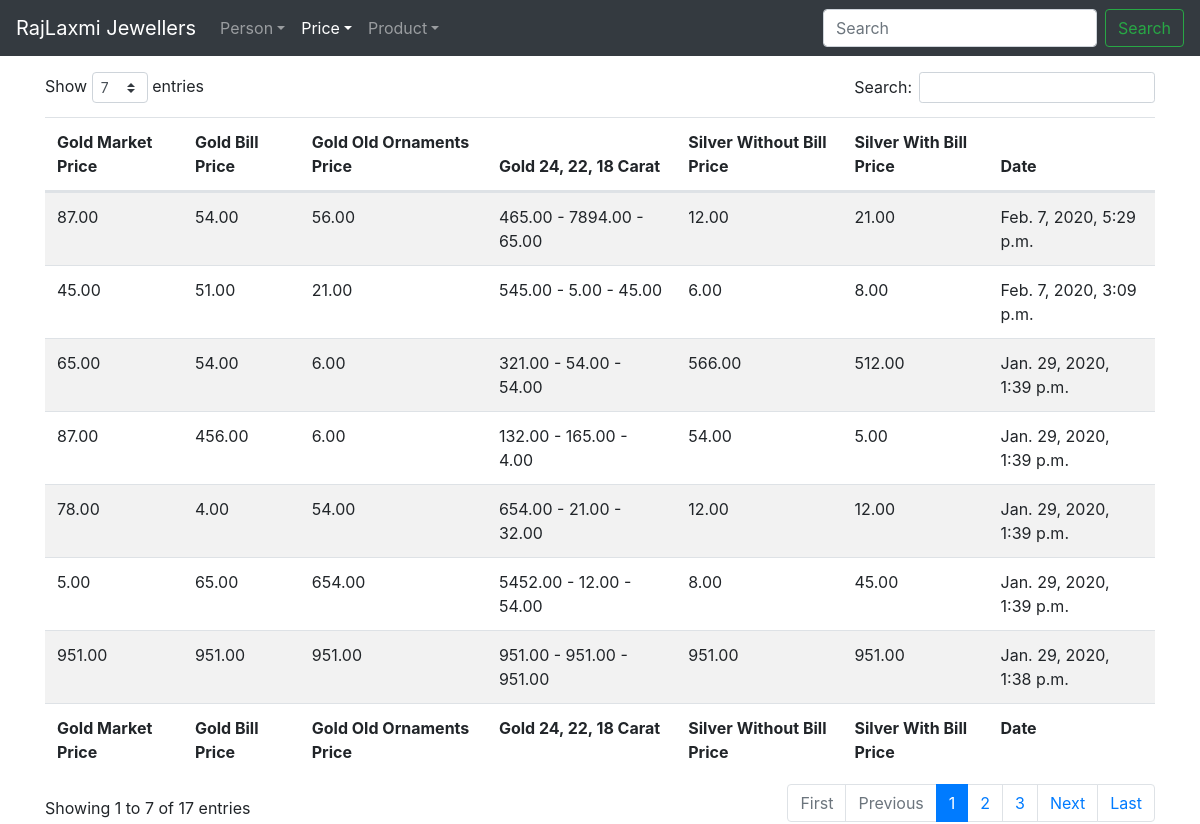
The app's page /price/list/ with its own data.
### price/models.py (models this page shows, shortened)
class Price(models.Model):
	gold_market_price = models.DecimalField(max_digits=21, decimal_places=2)
	gold_bill_price = models.DecimalField(max_digits=21, decimal_places=2)
	gold_old_ornaments_price = models.DecimalField(max_digits=21, decimal_places=2)
	gold_24_carat = models.DecimalField(max_digits=21, decimal_places=2)
	gold_22_carat = models.DecimalField(max_digits=21, decimal_places=2)
	gold_18_carat = models.DecimalField(max_digits=21, decimal_places=2)
	silver_without_bill_price = models.DecimalField(max_digits=21, decimal_places=2)
	silver_with_bill_price = models.DecimalField(null=True, blank=True,
												max_digits=21, decimal_places=2,
												default=0.00)
	date_added = models.DateTimeField(auto_now_add=True)

### price/views.py (the view)
# urls.py: path("list/", ListPriceView.as_view(), name="price-list"),
class ListPriceView(ListView):
	model = Price
	ordering = ["-date_added"]

### price/templates/price/price_list.html (shortened to what this page needs)
{% extends "base.html" %}
{% load static %}
{% block content %}
<table id="price_table" class="table table-hover table-striped" style="width:100%">
	<thead>
		<tr>
			<th>Gold Market Price</th>
			<th>Gold Bill Price</th>
			<th>Gold Old Ornaments Price</th>
			<th>Gold 24, 22, 18 Carat</th>
			<th>Silver Without Bill Price</th>
			<th>Silver With Bill Price</th>
			<th>Date</th>
		</tr>
	</thead>
	<tbody>
		{% for price in object_list %}
			<tr>
				<td>{{ price.gold_market_price }}</td>
				<td>{{ price.gold_bill_price }}</td>
				<td>{{ price.gold_old_ornaments_price }}</td>
				<td>
				{{ price.gold_24_carat }} -
				{{ price.gold_22_carat }} -
				{{ price.gold_18_carat }}
				</td>
				<td>{{ price.silver_without_bill_price }}</td>
				<td>{{ price.silver_with_bill_price }}</td>
				<td>{{ price.date_added }}</td>
			</tr>
		{% endfor %}
	</tbody>
	<tfoot>
		<tr>
			<th>Gold Market Price</th>
			<th>Gold Bill Price</th>
			<th>Gold Old Ornaments Price</th>
			<th>Gold 24, 22, 18 Carat</th>
			<th>Silver Without Bill Price</th>
			<th>Silver With Bill Price</th>
			<th>Date</th>
		</tr>
	</tfoot>
</table>
{% endblock content %}

### records on screen
Price: gold_market_price "87.00", gold_bill_price "54.00", gold_old_ornaments_price "56.00", gold_24_carat "465.00", gold_22_carat "7894.00", gold_18_carat "65.00", silver_without_bill_price "12.00", silver_with_bill_price "21.00", date_added "Feb. 7, 2020, 5:29 p.m."
Price: gold_market_price "45.00", gold_bill_price "51.00", gold_old_ornaments_price "21.00", gold_24_carat "545.00", gold_22_carat "5.00", gold_18_carat "45.00", silver_without_bill_price "6.00", silver_with_bill_price "8.00", date_added "Feb. 7, 2020, 3:09 p.m."
Price: gold_market_price "65.00", gold_bill_price "54.00", gold_old_ornaments_price "6.00", gold_24_carat "321.00", gold_22_carat "54.00", gold_18_carat "54.00", silver_without_bill_price "566.00", silver_with_bill_price "512.00", date_added "Jan. 29, 2020, 1:39 p.m."
Price: gold_market_price "87.00", gold_bill_price "456.00", gold_old_ornaments_price "6.00", gold_24_carat "132.00", gold_22_carat "165.00", gold_18_carat "4.00", silver_without_bill_price "54.00", silver_with_bill_price "5.00", date_added "Jan. 29, 2020, 1:39 p.m."
Price: gold_market_price "78.00", gold_bill_price "4.00", gold_old_ornaments_price "54.00", gold_24_carat "654.00", gold_22_carat "21.00", gold_18_carat "32.00", silver_without_bill_price "12.00", silver_with_bill_price "12.00", date_added "Jan. 29, 2020, 1:39 p.m."
Price: gold_market_price "5.00", gold_bill_price "65.00", gold_old_ornaments_price "654.00", gold_24_carat "5452.00", gold_22_carat "12.00", gold_18_carat "54.00", silver_without_bill_price "8.00", silver_with_bill_price "45.00", date_added "Jan. 29, 2020, 1:39 p.m."
Price: gold_market_price "951.00", gold_bill_price "951.00", gold_old_ornaments_price "951.00", gold_24_carat "951.00", gold_22_carat "951.00", gold_18_carat "951.00", silver_without_bill_price "951.00", silver_with_bill_price "951.00", date_added "Jan. 29, 2020, 1:38 p.m."
